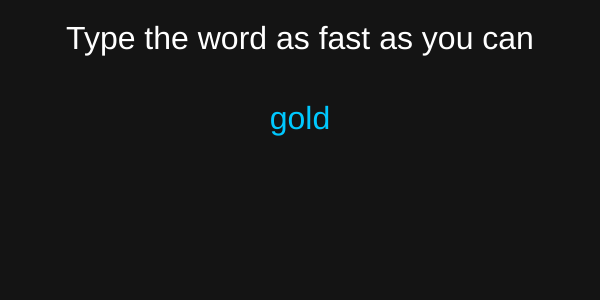
Frame 1 (no input)
Frame 60 (no input): identical to frame 1, image omitted
Frame 120 (the mouse pressed at the canvas centre since frame 60): identical to frame 1, image omitted

The p5.js sketch that drew this single still picture (run headless with seeded random() and noise() and a simulated clock; from frame 60 on, the mouse is pressed at the canvas centre):

// p5.js sketch
// ── sketch.js
let wordList = [
  "cat","dog","sun","sky","red","blue","tree","rock","fish","bird",
  "jump","fast","slow","kind","cool","warm","cold","fire","snow","rain",
  "wind","leaf","star","moon","milk","sand","wave","road","path","hill",
  "lake","seed","root","stem","grow","play","game","time","word","type",
  "light","dark","soft","hard","easy","quick","smart","small","large",
  "house","chair","table","water","bread","apple","grape","peach","berry",
  "sweet","salty","spicy","happy","sad","angry","laugh","smile","think",
  "brain","heart","hands","feet","mouth","teeth","sleep","dream","night",
  "day","week","month","year","clock","watch","phone","cable","mouse",
  "drive","truck","train","plane","boat","ship","river","ocean","beach",
  "stone","metal","glass","paper","pencil","music","sound","noise","quiet",
  "green","brown","black","white","yellow","purple","orange","silver",
  "gold","magic","power","energy","focus","speed","skill","level","score",
  "point","round","start","begin","again","reset","press","enter","space",
  "shift","click","touch","swipe","move","drag","drop","push","pull",
  "earth","world","space","stars","orbit","solar","pixel","frame","code",
  "logic","array","value","input","output","debug","error","build","test"
];

let targetWord = "";
let userInput = "";
let startTime = 0;
let endTime = 0;
let finished = false;
let wpm = 0;

function setup() {
  createCanvas(600, 300);
  textAlign(CENTER, CENTER);
  textSize(32);
  newWord();
}

function draw() {
  background(20);

  fill(255);
  text("Type the word as fast as you can", width/2, 40);

  fill(0, 200, 255);
  text(targetWord, width/2, 120);

  fill(255);
  text(userInput, width/2, 180);

  if (finished) {
    fill(0, 255, 0);
    text("WPM: " + nf(wpm, 1, 2), width/2, 240);
    text("Press ENTER for new word", width/2, 280);
  }
}

function keyTyped() {
  if (finished) return;

  if (key.length === 1 && key.match(/[a-z]/i)) {
    userInput += key;

    if (userInput === targetWord) {
      endTime = millis();
      let seconds = (endTime - startTime) / 1000;
      wpm = (targetWord.length * 12) / seconds;
      finished = true;
    }
  }
}

function keyPressed() {
  if (keyCode === BACKSPACE) {
    userInput = userInput.slice(0, -1);
  }

  if (keyCode === ENTER && finished) {
    newWord();
  }
}

function newWord() {
  targetWord = random(wordList);
  userInput = "";
  finished = false;
  startTime = millis();
}
